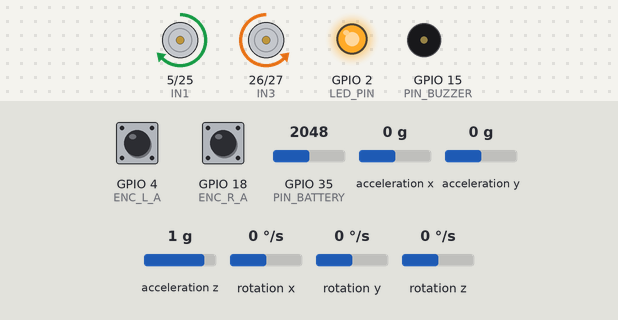
A sketch run on a simulated ESP32. On the bench: motor-driver pin pairs drawn as motors (green arrow = first pin HIGH = forward, orange = second pin HIGH = backward, longer = more drive, scaled by the enable pin), output pins drawn as LEDs (lit = HIGH), buzzer (waves = sounding). Wiring (inferred from the names in the program): MPU-6050 motion sensor at I2C address 0x68. The test bench sets the inputs (shaded band); at power-on: acceleration x 0 g, rotation y 0 °/s, GPIO 35 (PIN_BATTERY) = 2048, GPIO 4 (ENC_L_A) HIGH, GPIO 18 (ENC_R_A) HIGH, acceleration y 0 g, acceleration z 1 g, rotation x 0 °/s, rotation z 0 °/s. Nothing arrives over Bluetooth unless stated; pins used as bus, display or sensor lines are not drawn; what the sketch prints to the serial monitor is not drawn.

Above: at 4.3 s.
4.4 s: acceleration x set to -1.4 g
At 5.3 s:
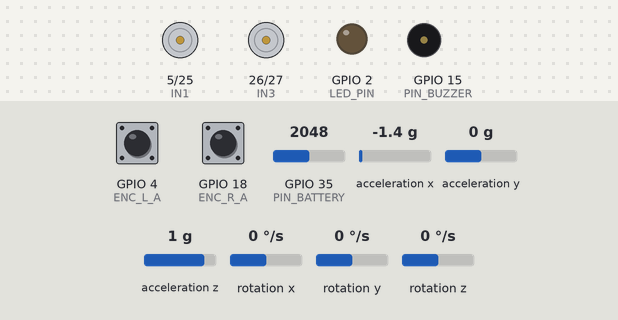
6.1 s: rotation y set to -66 °/s
8.5 s: rotation y set to -75 °/s
At 9.0 s:
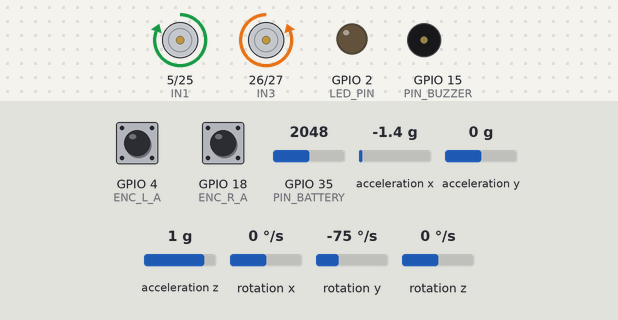
10.2 s: GPIO 35 (PIN_BATTERY) set to 1671
11.7 s: GPIO 35 (PIN_BATTERY) set to 1566
At 12.05 s:
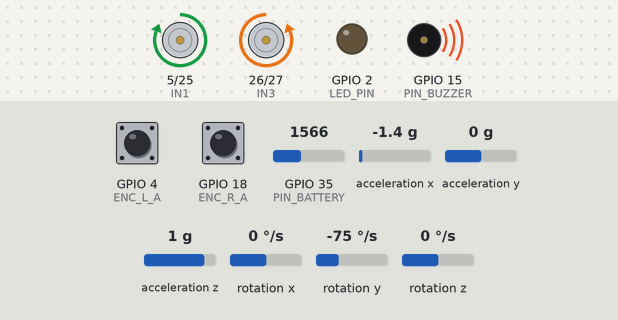
14.7 s: acceleration x set to 0.8 g
At 16.4 s:
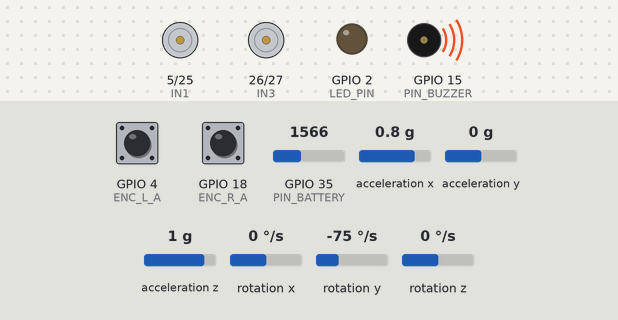
Timing chart, 0 to 17.5 s (numbered marks = the images above; inputs shaded):
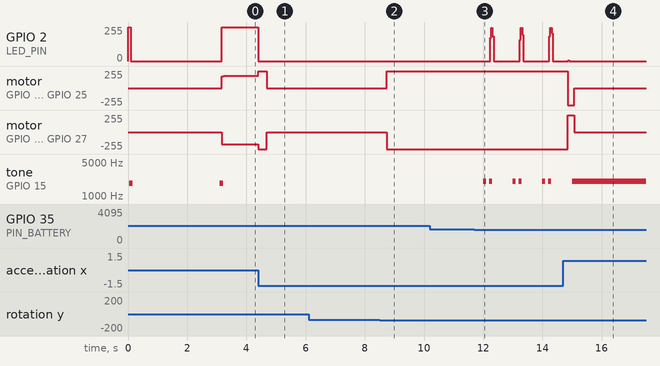

Measured:
- the behaviour switches between -71 and -72 °/s on rotation y (found by bisection; images 1 and 2)
- the behaviour switches between 1617 and 1616 on GPIO 35 (PIN_BATTERY) (found by bisection; images 2 and 3)
- after the input at 4.4 s, GPIO 2 (LED_PIN): 255/255 → 0/255 at once
- after the input at 6.1 s, every drawn part: stays the same
- after the input at 8.5 s, motor on GPIO 5 (IN1) / GPIO 25 (IN2): stopped → forward 255/255 after 0.24 s; motor on GPIO 26 (IN3) / GPIO 27 (IN4): stopped → backward 255/255 after 0.24 s
- after the input at 10.2 s, every drawn part: stays the same
- after the input at 14.7 s, motor on GPIO 5 (IN1) / GPIO 25 (IN2): forward 255/255 → backward 255/255 after 0.15 s, → stopped 0.22 s later; motor on GPIO 26 (IN3) / GPIO 27 (IN4): backward 255/255 → forward 255/255 after 0.15 s, → stopped 0.22 s later; tone on GPIO 15 (PIN_BUZZER): goes on until 15.0 s, then stays 2000 Hz
- by itself, tone on GPIO 15 (PIN_BUZZER): alternates 1826 Hz for 0.12 s and silent for 2.9 s

The sketch:

self-balance.ino
```cpp
/*
 * Project: ESP32 Self-Balancing Robot
 * Author: SHARON YERUKHIMOVICH
 * Description: Two-wheeled inverted pendulum robot using PID control and Sensor Fusion (MPU6050).
 * Features Bluetooth control and battery monitoring.
 */

#include <Wire.h>
#include "BluetoothSerial.h"

BluetoothSerial SerialBT;

// --- Pin Definitions ---
const int ENA = 32;
const int IN1 = 5;
const int IN2 = 25;
const int IN3 = 26;
const int IN4 = 27;
const int ENB = 14;
const int PIN_BATTERY = 35; // Changed name for clarity

const int ENC_L_A = 4;
const int ENC_L_B = 13;
const int ENC_R_A = 18;
const int ENC_R_B = 19;

const int LED_PIN = 2;
const int PIN_BUZZER = 15;

// --- PID Constants ---
float k1 = 41.0f;  // Kp - Proportional
float k2 = 2.5f;   // Kd - Derivative
const float kI = 1.2f; // Ki - Integral

float kx = 0.0f;   // Position P
float kv = 0.01f;  // Position D

// --- State Variables ---
float target_angle = 3.7f; // Mechanical balance point offset
float angle_pitch = 0.0f;
float gyro_rate = 0.0f;
float gyro_bias = 0.0f;
float error_i = 0.0f;

volatile long countLeft = 0;
volatile long countRight = 0;

// --- Control Variables ---
float manual_move_offset = 0.0f;
float manual_turn_offset = 0.0f;
float speed_move_val = 2.5f;
float speed_turn_val = 50.0f;

// --- Function Prototypes ---
void calibrateGyro();
void setMotor(int pwmR, int pwmL);
void IRAM_ATTR readLeft();
void IRAM_ATTR readRight();
void beep(int duration_ms);
bool readSensor(float dt);
void checkBluetooth();
void sendTelemetry();

// Helper: Clamp float values
static inline float clampf(float x, float a, float b) {
  if (x < a) return a;
  if (x > b) return b;
  return x;
}

void setup() {
  Serial.begin(115200);

  // Initialize Bluetooth
  if (!SerialBT.begin("BalancingRobot")) {
    Serial.println("Bluetooth Init Failed!");
    while (1); // Halt execution
  } else {
    Serial.println("Bluetooth Started Successfully!");
  }

  // Initialize I2C
  Wire.begin();
  Wire.setClock(400000);

  // Pin Modes
  pinMode(ENA, OUTPUT);
  pinMode(IN1, OUTPUT);
  pinMode(IN2, OUTPUT);
  pinMode(IN3, OUTPUT);
  pinMode(IN4, OUTPUT);
  pinMode(ENB, OUTPUT);

  pinMode(PIN_BATTERY, INPUT);

  pinMode(ENC_L_A, INPUT_PULLUP);
  pinMode(ENC_L_B, INPUT_PULLUP);
  pinMode(ENC_R_A, INPUT_PULLUP);
  pinMode(ENC_R_B, INPUT_PULLUP);

  // Encoder Interrupts
  attachInterrupt(digitalPinToInterrupt(ENC_L_A), readLeft, RISING);
  attachInterrupt(digitalPinToInterrupt(ENC_R_A), readRight, RISING);

  pinMode(LED_PIN, OUTPUT);
  pinMode(PIN_BUZZER, OUTPUT);

  // Startup sequence
  digitalWrite(LED_PIN, HIGH);
  beep(100);
  digitalWrite(LED_PIN, LOW);

  // Wake up MPU6050
  Wire.beginTransmission(0x68);
  Wire.write(0x6B);
  Wire.write(0);
  Wire.endTransmission(true);

  calibrateGyro();

  // Reset encoders before starting loop
  noInterrupts();
  countLeft = 0;
  countRight = 0;
  interrupts();
}

void loop() {
  const uint32_t loop_time_us = 5000; // 5ms loop = 200Hz
  static uint32_t last_time = 0;

  uint32_t now = micros();

  if (last_time == 0) {
    last_time = now;
    return;
  }

  if (now - last_time < loop_time_us) return;

  float dt = (now - last_time) * 1e-6f;
  last_time = now;

  dt = clampf(dt, 0.001f, 0.01f);

  // Read IMU
  if (!readSensor(dt)) return;

  // Handle Inputs & Telemetry
  checkBluetooth();

  static int telemetry_counter = 0;
  if (telemetry_counter++ > 40) { // Send every ~200ms
    sendTelemetry();
    telemetry_counter = 0;
  }

  // Encoder Processing
  long L, R;
  noInterrupts();
  L = countLeft;
  R = countRight;
  interrupts();

  float position = 0.5f * (L + R);
  static float prev_position = 0.0f;
  float speed_raw = (position - prev_position) / dt;
  prev_position = position;

  // Filter speed
  speed_raw = clampf(speed_raw, -3000.0f, 3000.0f);
  static float speed_f = 0.0f;
  const float alpha = 0.4f;
  speed_f = (1.0f - alpha) * speed_f + alpha * speed_raw;
  float speed = speed_f;

  // --- PID Calculation ---
  float position_correction = (kx * position) + (kv * speed);
  position_correction = clampf(position_correction, -6.0f, 6.0f);

  float target_angle_dynamic = target_angle + position_correction + manual_move_offset;
  float error = angle_pitch - target_angle_dynamic;

  // Integral term (Anti-windup logic)
  if (fabs(angle_pitch) < 25.0f && fabs(error) < 6.0f) {
    error_i += error * dt;
  }
  error_i = clampf(error_i, -100.0f, 100.0f);
  float I_term = kI * error_i;
  I_term = clampf(I_term, -60.0f, 60.0f);

  // Gyro filtering
  static float gyro_f = 0.0f;
  const float g_alpha = 0.35f;
  gyro_f = (1.0f - g_alpha) * gyro_f + g_alpha * gyro_rate;

  // Final Output Calculation
  float motorV = ((k1 * error) + (k2 * gyro_f) + I_term);

  // Safety Cutoff (Fall detection)
  if (fabs(angle_pitch) > 35.0f) { // Increased slightly to prevent false trips
    setMotor(0, 0);
    noInterrupts();
    countLeft = 0;
    countRight = 0;
    interrupts();
    prev_position = 0.0f;
    error_i = 0.0f;
    return;
  }

  int pwm = constrain((int)motorV, -250, 250);
  int pwmL = pwm + manual_turn_offset;
  int pwmR = pwm - manual_turn_offset;

  pwmL = constrain(pwmL, -255, 250);
  pwmR = constrain(pwmR, -255, 250);

  setMotor(pwmL, pwmR);

  // LED Status
  if (fabs(error) < 5.0f) digitalWrite(LED_PIN, HIGH);
  else digitalWrite(LED_PIN, LOW);

  // Battery Monitoring
  float sens_v = analogRead(PIN_BATTERY);
  float current_v = sens_v / 4095.0f * 3.3f * 4.3f;

  if (current_v < 5.6f && current_v > 3.0f) { // Added > 3.0f to ignore USB power
    unsigned long m = millis();
    digitalWrite(LED_PIN, HIGH);
    // Beep pattern
    if ((m % 1000) < 100) {
      tone(PIN_BUZZER, 2000);
      digitalWrite(LED_PIN, LOW);
    }
    else if ((m % 1000) > 200 && (m % 1000) < 300) {
      tone(PIN_BUZZER, 2000);
      digitalWrite(LED_PIN, HIGH);
    }
    else {
      noTone(PIN_BUZZER);
      digitalWrite(LED_PIN, LOW);
    }
  }
}

void setMotor(int pwmL, int pwmR) {
  const int offset = 29; // Min PWM to overcome friction
  const int dead_zone = 6;

  if (abs(pwmL) > dead_zone) {
    int s = (pwmL > 0) ? 1 : -1;
    pwmL = s * (abs(pwmL) + offset);
  }

  if (abs(pwmR) > dead_zone) {
    int s = (pwmR > 0) ? 1 : -1;
    pwmR = s * (abs(pwmR) + offset);
  }

  // Left Motor Logic
  if (pwmL >= 0) {
    digitalWrite(IN1, LOW);
    digitalWrite(IN2, HIGH);
  } else {
    digitalWrite(IN2, LOW);
    digitalWrite(IN1, HIGH);
    pwmL = -pwmL;
  }

  // Right Motor Logic
  if (pwmR >= 0) {
    digitalWrite(IN4, LOW);
    digitalWrite(IN3, HIGH);
  } else {
    digitalWrite(IN3, LOW);
    digitalWrite(IN4, HIGH);
    pwmR = -pwmR;
  }

  // Final Safety Clamp
  if (pwmL > 255) pwmL = 255;
  if (pwmR > 255) pwmR = 255;

  analogWrite(ENA, pwmL);
  analogWrite(ENB, pwmR);
}

bool readSensor(float dt) {
  Wire.beginTransmission(0x68);
  Wire.write(0x3B);
  if (Wire.endTransmission(false) != 0) return false;

  int n = Wire.requestFrom(0x68, 14, true);
  if (n != 14 || Wire.available() < 14) return false;

  int16_t Acx = Wire.read() << 8 | Wire.read();
  int16_t Acy = Wire.read() << 8 | Wire.read();
  int16_t Acz = Wire.read() << 8 | Wire.read();

  Wire.read(); // Temperature high
  Wire.read(); // Temperature low

  int16_t GyroX = Wire.read() << 8 | Wire.read();
  int16_t GyroY = Wire.read() << 8 | Wire.read();
  int16_t GyroZ = Wire.read() << 8 | Wire.read();

  float angle = atan2((float)Acx, (float)Acz) * 180.0f / PI;
  gyro_rate = -((float)GyroY) / 131.0f - gyro_bias;

  // Complementary Filter
  angle_pitch = 0.98f * (angle_pitch + gyro_rate * dt) + 0.02f * angle;

  return true;
}

void calibrateGyro() {
  long sum = 0;
  const int N = 1200;
  int valid = 0;
  for (int i = 0; i < N; i++) {
    Wire.beginTransmission(0x68);
    Wire.write(0x45); // GyroY High
    if (Wire.endTransmission(false) != 0) continue;

    int n = Wire.requestFrom(0x68, 2, true);
    if (n != 2 || Wire.available() < 2) continue;

    int16_t Gy = Wire.read() << 8 | Wire.read();
    sum += Gy;
    valid++;
    delay(2);
  }
  if (valid < 200) gyro_bias = 0.0f;
  else gyro_bias = (sum / (float)valid) / 131.0f;

  beep(100);
}

void beep(int duration_ms) {
  unsigned long end = millis() + duration_ms;
  while (millis() < end) {
    digitalWrite(PIN_BUZZER, HIGH);
    delayMicroseconds(250);
    digitalWrite(PIN_BUZZER, LOW);
    delayMicroseconds(250);
  }
}

void IRAM_ATTR readLeft() {
  if (digitalRead(ENC_L_B) > 0) {
    countLeft--;
  } else {
    countLeft++;
  }
}

void IRAM_ATTR readRight() {
  if (digitalRead(ENC_R_B) > 0) {
    countRight++;
  } else {
    countRight--;
  }
}

void checkBluetooth() {
  if (SerialBT.available()) {
    char cmd = SerialBT.read();

    // Speed Modes
    if (cmd == '1') {
      speed_move_val = 1.5f;
      speed_turn_val = 30.0f;
    } else if (cmd == '2') {
      speed_move_val = 2.5f;
      speed_turn_val = 50.0f;
    } else if (cmd == '3') {
      speed_move_val = 4.0f;
      speed_turn_val = 70.0f;
    }

    // Direction Control
    if (cmd == 'F') { manual_move_offset = -speed_move_val; }      // Forward
    else if (cmd == 'B') { manual_move_offset = speed_move_val; }  // Backward
    else if (cmd == 'L') { manual_turn_offset = speed_turn_val; }  // Left
    else if (cmd == 'R') { manual_turn_offset = -speed_turn_val; } // Right
    else if (cmd == 'S') { // Stop
      manual_move_offset = 0.0f;
      manual_turn_offset = 0.0f;
    }
  }
}

void sendTelemetry() {
  float sens_v = analogRead(PIN_BATTERY);
  float current_v = sens_v / 4095.0f * 3.3f * 4.3f;

  if (SerialBT.hasClient()) {
    SerialBT.print("Bat: ");
    SerialBT.print(current_v);
    SerialBT.print("V | Angle: ");
    SerialBT.println(angle_pitch);
  }
}
```
